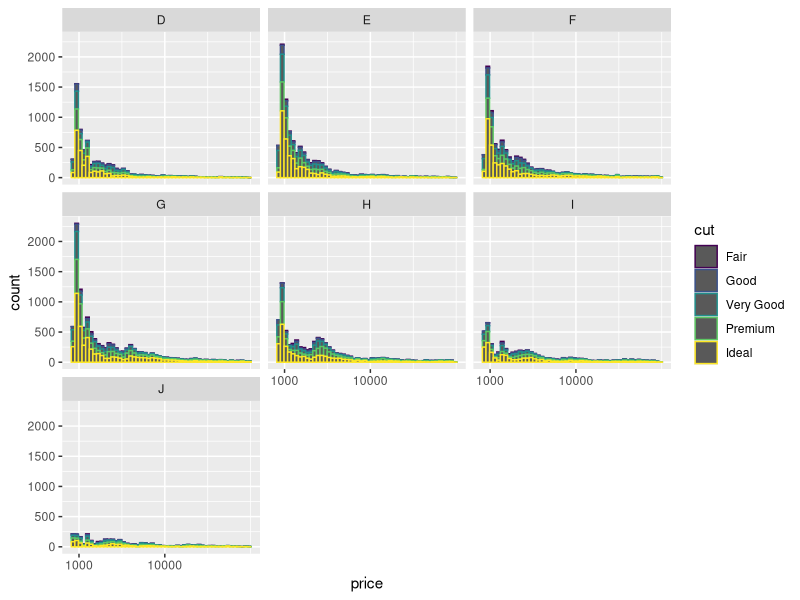
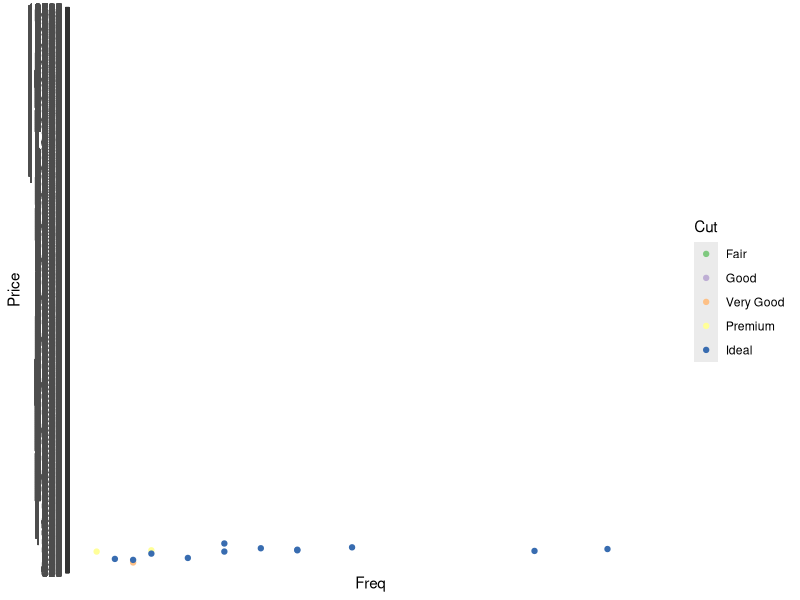

R code for these plots, in order:
# Create a histogram of diamond prices.
# Facet the histogram by diamond color
# and use cut to color the histogram bars.

# The plot should look something like this.
# http://i.imgur.com/b5xyrOu.jpg

# Note: In the link, a color palette of type
# 'qual' was used to color the histogram using
# scale_fill_brewer(type = 'qual')

# This assignment is not graded and
# will be marked as correct when you submit.

# ENTER YOUR CODE BELOW THIS LINE
# ===========================================
install.packages("ggplot2")
library(ggplot2)
data(diamonds)

ggplot(data=diamonds, aes(x=price)) +
  geom_histogram(aes(color=cut, stat="summary", fun.y="count"), bins = 50) +
  scale_x_continuous(breaks=c(1000,10000)) +
  facet_wrap(~ color)

# Create a scatterplot of diamond price vs.
# table and color the points by the cut of
# the diamond.

# The plot should look something like this.
# http://i.imgur.com/rQF9jQr.jpg

# Note: In the link, a color palette of type
# 'qual' was used to color the scatterplot using
# scale_color_brewer(type = 'qual')

# This assignment is not graded and
# will be marked as correct when you submit.

# ENTER YOUR CODE BELOW THIS LINE
# ===========================================
table_diamonds <- as.data.frame(table(diamonds$price, diamonds$cut))
names(table_diamonds) <- c("Price","Cut","Freq")
table_diamonds <- table_diamonds[table_diamonds$Freq > 0 & table_diamonds$Freq <= 80,]
ggplot(data=table_diamonds, aes(x=Freq,y=Price)) +
  geom_point(aes(colour = Cut)) +
  scale_x_continuous(limits=c(50,80), breaks=2) +
  scale_color_brewer(type = 'qual')
  